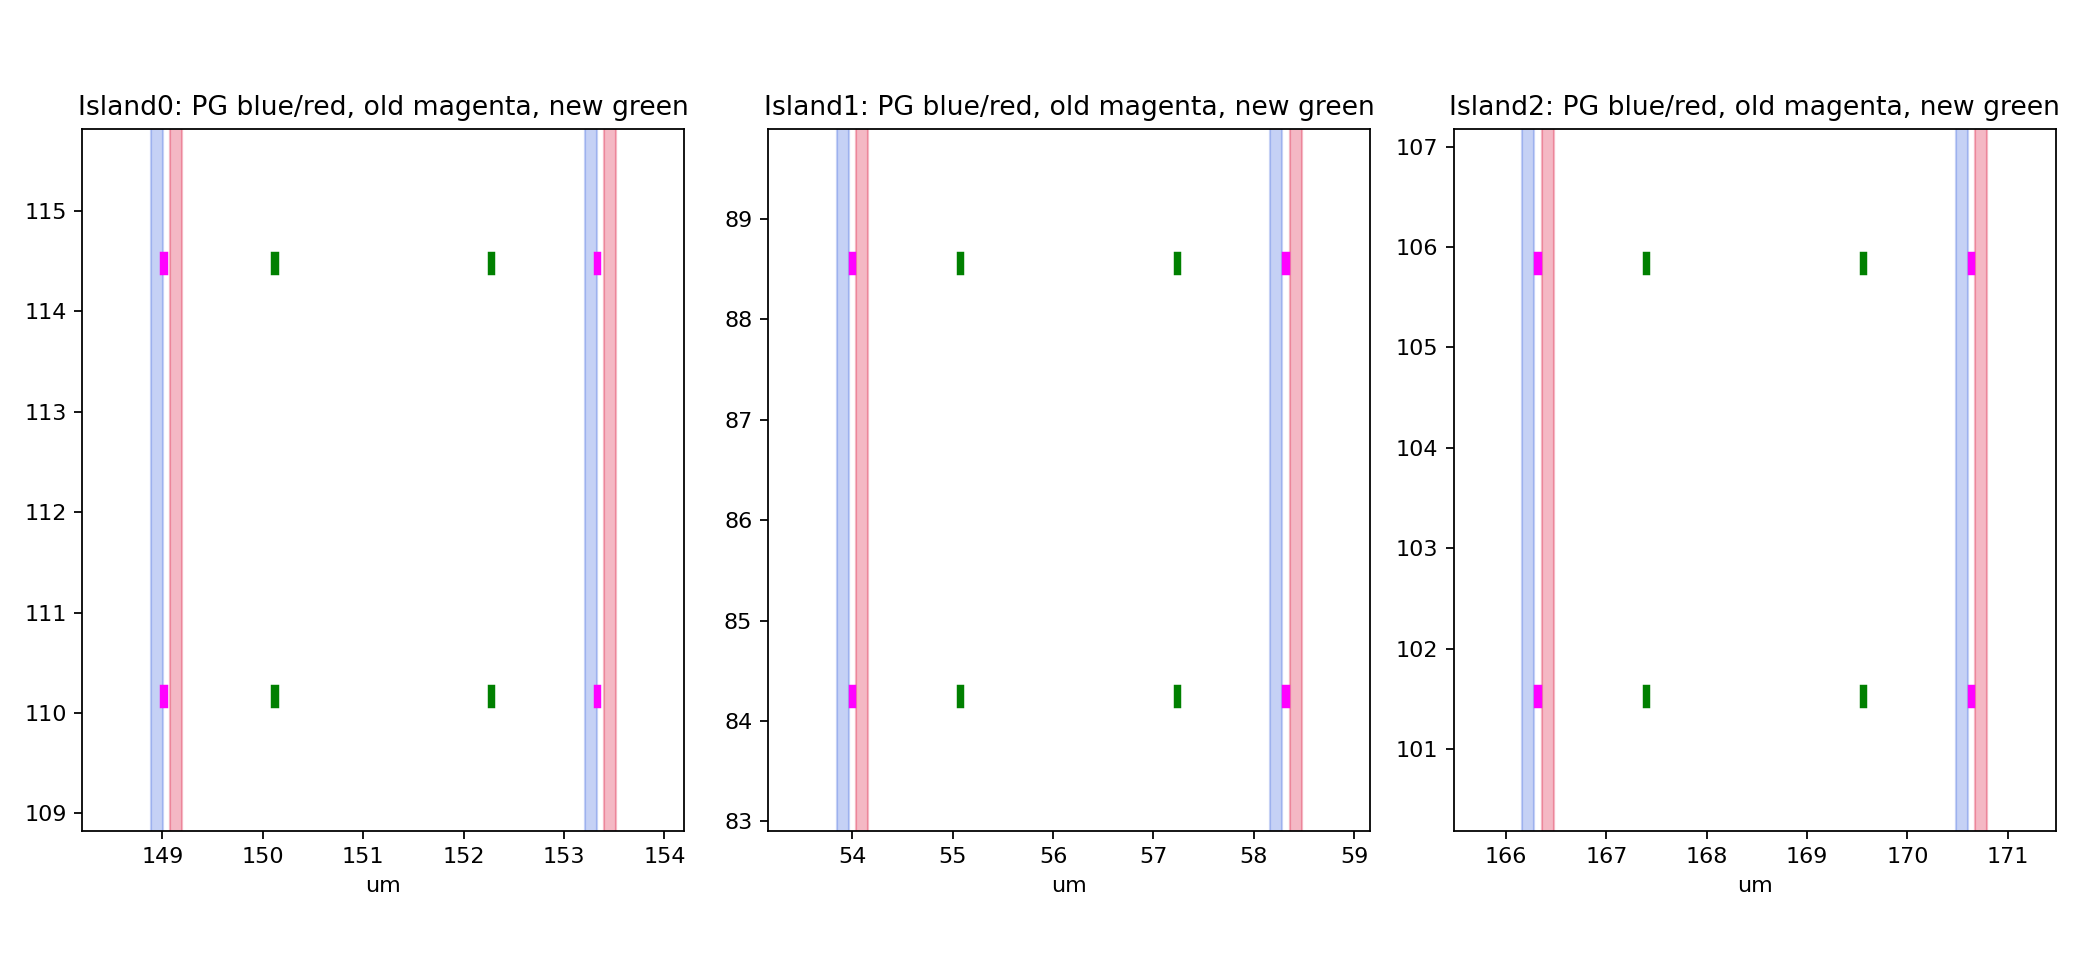

This figure's Python source:
"""Render and check the actual PG/track pin repair, before the approved trial."""
from pathlib import Path
import json
import matplotlib
matplotlib.use('Agg')
import matplotlib.pyplot as plt
from matplotlib.patches import Rectangle
src=Path('/srv/opentallas-scratch/claude/codex-qcore-1028/pg_audit.log')
out=Path(__file__).parent
pins={};pg=[]
for line in src.read_text().splitlines():
 a=line.split()
 if a and a[0]=='PIN':pins[a[1]]=list(map(float,a[3:]))
 if a and a[0]=='PG':pg.append((a[1],*map(float,a[3:])))
xs={0:[150.120,152.280],1:[55.080,57.240],2:[167.400,169.560]}
records=[]
fig,axes=plt.subplots(1,3,figsize=(13,6))
for g,(cx,cy)in enumerate([(151.2,112.32),(56.16,86.4),(168.48,103.68)]):
 ax=axes[g]
 for n,x0,y0,x1,y1 in pg:
  if x0<cx+3 and x1>cx-3:
   ax.add_patch(Rectangle((x0,cy-4),(x1-x0),8,color='crimson'if n=='VDD'else'royalblue',alpha=.3))
 for n,b in pins.items():
  if not n.startswith(f'mp_isl{g}_'):continue
  old=(b[0]+b[2])/2;nx=xs[g][0 if n.endswith('_i')else 1]
  nb=[nx-(b[2]-b[0])/2,b[1],nx+(b[2]-b[0])/2,b[3]]
  assert abs((nx-.024)/.048-round((nx-.024)/.048))<1e-7
  gaps=[max(x0-nb[2],nb[0]-x1,0)for _,x0,y0,x1,y1 in pg if y0<nb[3]and y1>nb[1]]
  clearance=min(gaps)
  assert clearance>.9
  ax.add_patch(Rectangle((b[0],b[1]),b[2]-b[0],b[3]-b[1],fill=False,edgecolor='magenta',lw=2))
  ax.add_patch(Rectangle((nb[0],nb[1]),nb[2]-nb[0],nb[3]-nb[1],fill=False,edgecolor='green',lw=2))
  records.append({'name':n,'old_box_um':b,'new_box_um':nb,'old_x':old,'new_x':nx,'new_pg_clearance_um':clearance,'new_on_M5_track':True})
 ax.set(xlim=(cx-3, cx+3),ylim=(cy-3.5,cy+3.5),aspect='equal',title=f'Island{g}: PG blue/red, old magenta, new green',xlabel='um')
fig.tight_layout();fig.savefig(out/'pg_review.png',dpi=160)
(out/'pin_delta.json').write_text(json.dumps({'status':'TRIAL_ONLY_APPROVED_PG_FIX','pins':records,'functional_clock_pin_unchanged':[151.176,112.32],'all_infra_cells_unchanged':True,'M5_track_offset_pitch_um':[.024,.048]},indent=2)+'\n')
